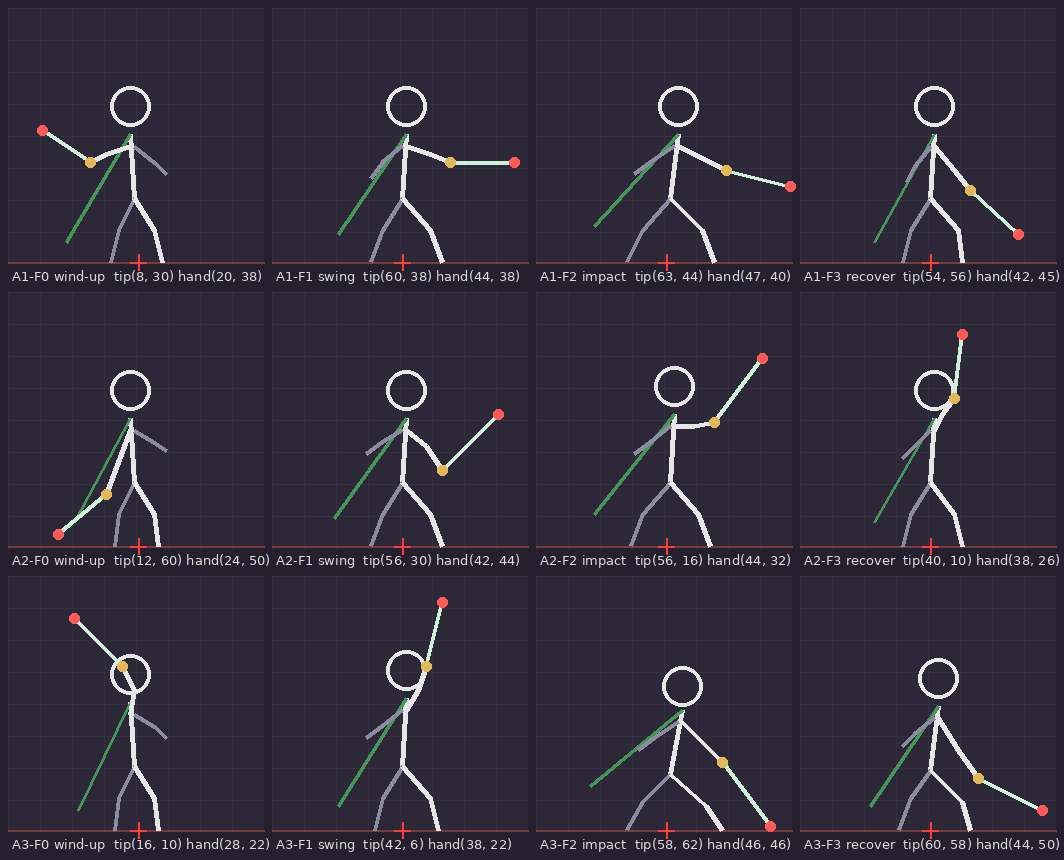

Reproduce this figure in Python.
from PIL import Image, ImageDraw, ImageFont
import json

# Hệ toạ độ: ô 64×64, gốc góc trên-trái, x sang phải, y xuống dưới. Pivot (32,63). Nhìn ngang, quay mặt sang PHẢI.
# Kiếm ở TAY TRƯỚC (gần camera) như sheet Run ChatGPT đã gen.
P = {}
def f(name, head, neck, hip, fsh, fel, fha, tip, bsh, bel, bha, fkn, fft, bkn, bft, cloak):
    P[name] = dict(head=head, neck=neck, hip=hip, front_shoulder=fsh, front_elbow=fel, front_hand=fha, sword_tip=tip,
                   back_shoulder=bsh, back_elbow=bel, back_hand=bha, front_knee=fkn, front_foot=fft, back_knee=bkn, back_foot=bft, cloak_tail=cloak)

# ĐÒN 1 – chém ngang
f("A1-F0 wind-up",   (30,24),(30,31),(31,47),(30,34),(24,36),(20,38),(8,30),  (31,34),(36,38),(39,41),(36,55),(38,63),(27,55),(25,63),(14,58))
f("A1-F1 swing",     (33,24),(33,31),(32,47),(33,34),(39,36),(44,38),(60,38), (32,34),(27,38),(24,42),(39,55),(42,63),(27,55),(24,63),(16,56))
f("A1-F2 impact",    (35,24),(35,31),(33,47),(35,34),(41,37),(47,40),(63,44), (34,34),(28,38),(24,41),(41,55),(44,63),(26,55),(22,63),(14,54))
f("A1-F3 recover",   (33,24),(33,31),(32,47),(33,34),(38,40),(42,45),(54,56), (32,34),(28,39),(26,43),(39,55),(40,63),(27,55),(25,63),(18,58))
# ĐÒN 2 – chém chéo lên
f("A2-F0 wind-up",   (30,24),(30,31),(31,47),(30,34),(27,42),(24,50),(12,60), (31,34),(36,37),(39,39),(36,55),(37,63),(27,55),(26,63),(16,57))
f("A2-F1 swing",     (33,24),(33,31),(32,47),(33,34),(38,38),(42,44),(56,30), (32,34),(27,37),(23,40),(39,55),(42,63),(27,55),(24,63),(15,56))
f("A2-F2 impact",    (34,23),(34,30),(33,47),(34,33),(39,33),(44,32),(56,16), (33,33),(28,37),(24,40),(40,55),(43,63),(26,55),(23,63),(14,55))
f("A2-F3 recover",   (33,24),(33,31),(32,47),(33,34),(35,30),(38,26),(40,10), (32,34),(28,38),(25,41),(38,55),(40,63),(27,55),(25,63),(18,57))
# ĐÒN 3 – bổ xuống
f("A3-F0 wind-up",   (30,24),(30,31),(31,47),(30,34),(31,28),(28,22),(16,10), (31,34),(36,37),(39,40),(36,55),(37,63),(27,55),(26,63),(17,58))
f("A3-F1 swing",     (33,23),(33,30),(32,47),(33,33),(36,28),(38,22),(42,6),  (32,33),(27,37),(23,40),(39,55),(41,63),(27,55),(25,63),(16,57))
f("A3-F2 impact",    (36,27),(36,33),(33,49),(36,36),(40,40),(46,46),(58,62), (35,36),(29,40),(25,43),(42,57),(46,63),(26,56),(22,63),(13,52))
f("A3-F3 recover",   (34,25),(34,32),(32,48),(34,35),(39,43),(44,50),(60,58), (33,35),(28,39),(25,42),(40,56),(42,63),(27,55),(24,63),(17,57))

S = 4
W = 64 * S
names = list(P)
cols, rows = 4, 3
img = Image.new("RGB", (cols * W + (cols + 1) * 8, rows * (W + 28) + 8), (36, 32, 46))
d = ImageDraw.Draw(img)
try:
    font = ImageFont.truetype("/usr/share/fonts/truetype/dejavu/DejaVuSans.ttf", 13)
except Exception:
    font = ImageFont.load_default()

def pt(c, o): return (o[0] + c[0] * S + S // 2, o[1] + c[1] * S + S // 2)

for i, n in enumerate(names):
    r, c = divmod(i, cols)
    ox, oy = 8 + c * (W + 8), 8 + r * (W + 28)
    d.rectangle([ox, oy, ox + W - 1, oy + W - 1], fill=(44, 40, 56))
    for g in range(0, 64, 8):
        d.line([ox + g * S, oy, ox + g * S, oy + W], fill=(52, 48, 66))
        d.line([ox, oy + g * S, ox + W, oy + g * S], fill=(52, 48, 66))
    d.line([ox, oy + 63 * S + S // 2, ox + W, oy + 63 * S + S // 2], fill=(120, 60, 60), width=2)
    p = P[n]
    # thân
    d.line([pt(p["neck"], (ox, oy)), pt(p["hip"], (ox, oy))], fill=(230, 230, 230), width=5)
    hx, hy = pt(p["head"], (ox, oy)); d.ellipse([hx - 5 * S, hy - 5 * S, hx + 5 * S, hy + 5 * S], outline=(230, 230, 230), width=4)
    # chân sau (tối), chân trước (sáng)
    d.line([pt(p["hip"], (ox, oy)), pt(p["back_knee"], (ox, oy)), pt(p["back_foot"], (ox, oy))], fill=(140, 140, 160), width=4, joint="curve")
    d.line([pt(p["hip"], (ox, oy)), pt(p["front_knee"], (ox, oy)), pt(p["front_foot"], (ox, oy))], fill=(230, 230, 230), width=5, joint="curve")
    # áo choàng
    d.line([pt(p["neck"], (ox, oy)), pt(p["cloak_tail"], (ox, oy))], fill=(70, 150, 90), width=3)
    # tay sau
    d.line([pt(p["back_shoulder"], (ox, oy)), pt(p["back_elbow"], (ox, oy)), pt(p["back_hand"], (ox, oy))], fill=(140, 140, 160), width=4, joint="curve")
    # tay trước + kiếm
    d.line([pt(p["front_shoulder"], (ox, oy)), pt(p["front_elbow"], (ox, oy)), pt(p["front_hand"], (ox, oy))], fill=(230, 230, 230), width=5, joint="curve")
    d.line([pt(p["front_hand"], (ox, oy)), pt(p["sword_tip"], (ox, oy))], fill=(206, 240, 214), width=4)
    tx, ty = pt(p["sword_tip"], (ox, oy)); d.ellipse([tx - 5, ty - 5, tx + 5, ty + 5], fill=(255, 90, 90))
    fx, fy = pt(p["front_hand"], (ox, oy)); d.ellipse([fx - 5, fy - 5, fx + 5, fy + 5], fill=(225, 184, 90))
    px, py = pt((32, 63), (ox, oy)); d.line([px - 8, py, px + 8, py], fill=(255, 60, 60), width=2); d.line([px, py - 8, px, py + 8], fill=(255, 60, 60), width=2)
    d.text((ox + 4, oy + W + 4), f"{n}  tip{p['sword_tip']} hand{p['front_hand']}", fill=(220, 220, 220), font=font)

img.save("/tmp/claude-0/-home-claude/3d4601ea-c0a0-509d-bac3-ac4c31c5f5c0/scratchpad/combo-que.png")
json.dump(P, open("/tmp/claude-0/-home-claude/3d4601ea-c0a0-509d-bac3-ac4c31c5f5c0/scratchpad/combo-que.json", "w"), indent=1)
print("ok", img.size)
